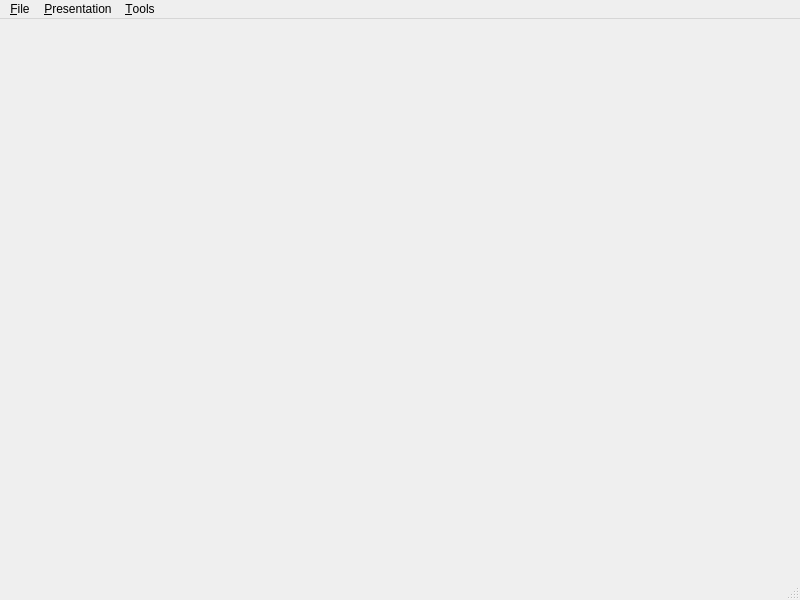
<?xml version="1.0" encoding="UTF-8"?>
<ui version="4.0">
 <class>QSViewerWindow</class>
 <widget class="QMainWindow" name="QSViewerWindow">
  <property name="geometry">
   <rect>
    <x>0</x>
    <y>0</y>
    <width>800</width>
    <height>600</height>
   </rect>
  </property>
  <property name="windowTitle">
   <string>Quickshow viewer</string>
  </property>
  <widget class="QWidget" name="centralwidget"/>
  <widget class="QMenuBar" name="menubar">
   <property name="geometry">
    <rect>
     <x>0</x>
     <y>0</y>
     <width>800</width>
     <height>24</height>
    </rect>
   </property>
   <widget class="QMenu" name="menu_File">
    <property name="title">
     <string>&amp;File</string>
    </property>
    <addaction name="action_Open"/>
    <addaction name="separator"/>
    <addaction name="action_Quit"/>
   </widget>
   <widget class="QMenu" name="menuPresentation">
    <property name="title">
     <string>&amp;Presentation</string>
    </property>
    <addaction name="action_Fullscreen"/>
   </widget>
   <widget class="QMenu" name="menuTools">
    <property name="title">
     <string>&amp;Tools</string>
    </property>
   </widget>
   <addaction name="menu_File"/>
   <addaction name="menuPresentation"/>
   <addaction name="menuTools"/>
  </widget>
  <widget class="QStatusBar" name="statusbar"/>
  <action name="action_Open">
   <property name="text">
    <string>&amp;Open</string>
   </property>
   <property name="shortcut">
    <string>Ctrl+O</string>
   </property>
   <property name="shortcutContext">
    <enum>Qt::ApplicationShortcut</enum>
   </property>
  </action>
  <action name="action_Quit">
   <property name="text">
    <string>&amp;Quit</string>
   </property>
   <property name="shortcut">
    <string>Ctrl+Q</string>
   </property>
   <property name="shortcutContext">
    <enum>Qt::ApplicationShortcut</enum>
   </property>
  </action>
  <action name="action_Fullscreen">
   <property name="text">
    <string>&amp;Fullscreen</string>
   </property>
   <property name="shortcut">
    <string>F11</string>
   </property>
   <property name="shortcutContext">
    <enum>Qt::ApplicationShortcut</enum>
   </property>
  </action>
 </widget>
 <resources/>
 <connections/>
</ui>
